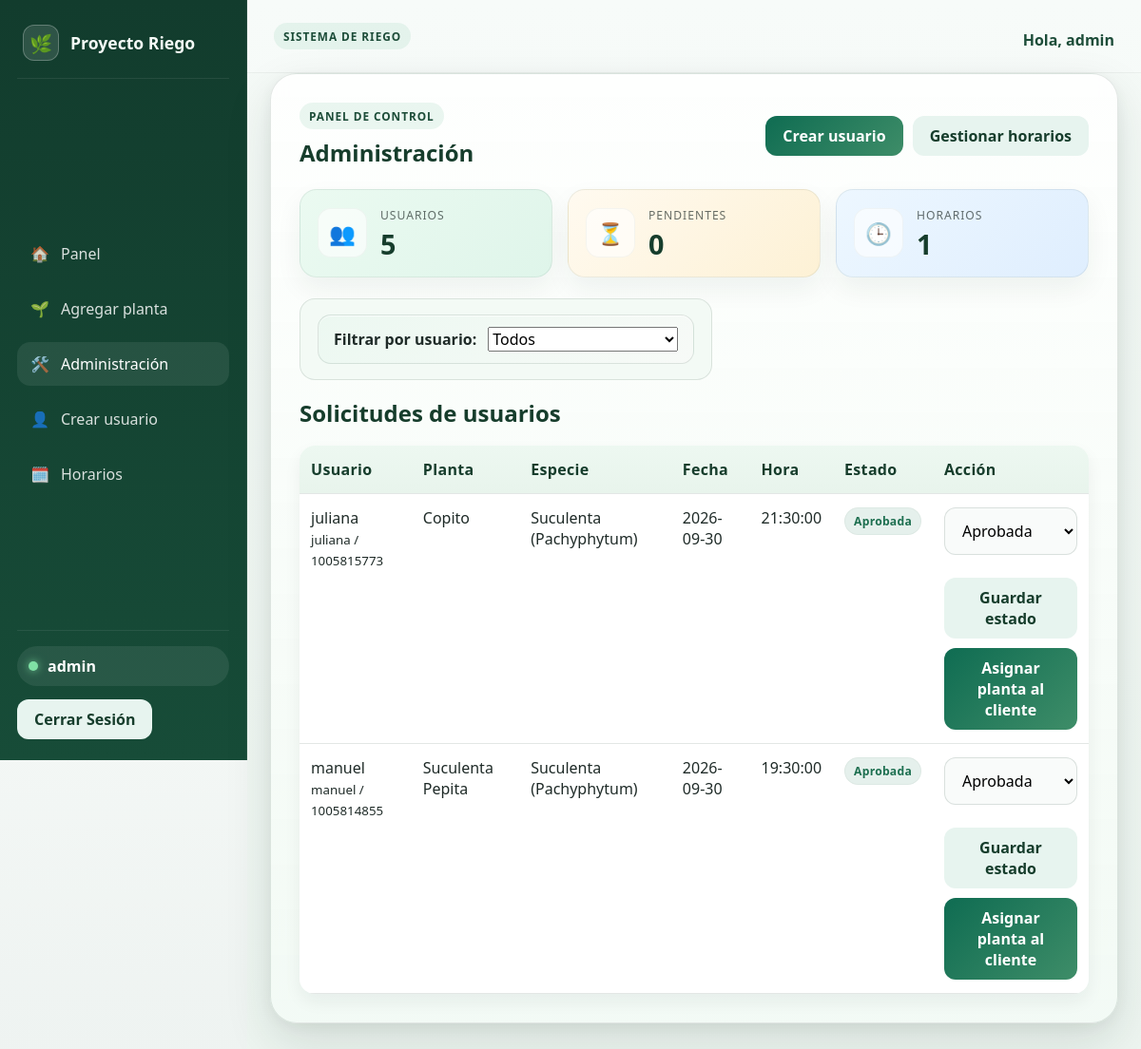
The page /admin-dashboard/ (signed in) on the database as committed earlier.
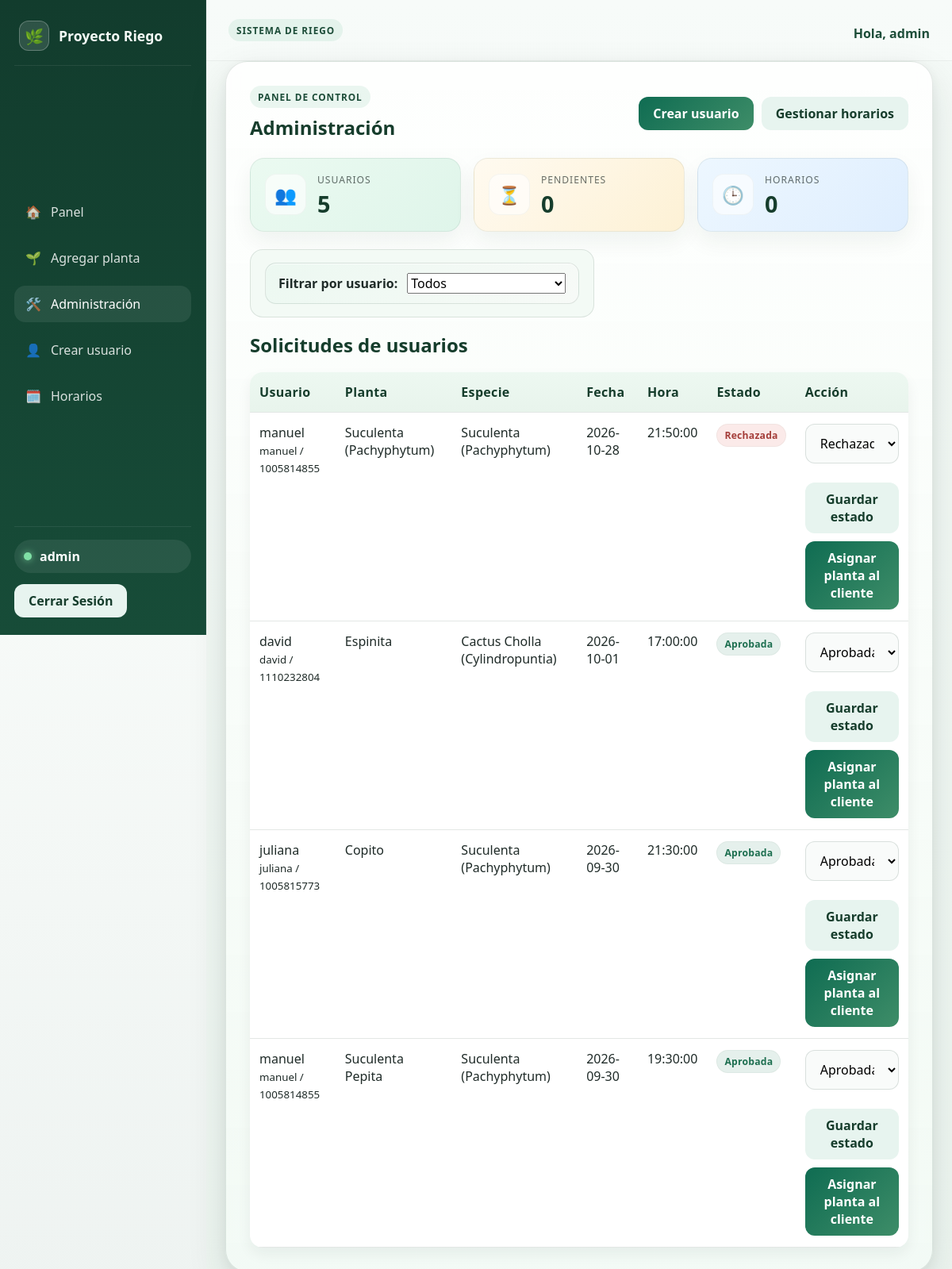
The same page on the database as committed later.
### riego/models.py (models this page shows, shortened)
class SolicitudPlanta(models.Model):
    class Estado(models.TextChoices):
        PENDIENTE = 'pendiente', 'Pendiente'
        APROBADA = 'aprobada', 'Aprobada'
        RECHAZADA = 'rechazada', 'Rechazada'
    usuario = models.ForeignKey(User, on_delete=models.CASCADE, related_name='solicitudes_plantas')
    especie = models.ForeignKey(Especie, on_delete=models.PROTECT)
    apodo = models.CharField(max_length=100, blank=True, help_text="Nombre con el que quieres identificar la planta")
    fecha_cita = models.DateField()
    hora_cita = models.TimeField()
    estado = models.CharField(max_length=20, choices=Estado.choices, default=Estado.PENDIENTE)
    created_at = models.DateTimeField(auto_now_add=True)

class PerfilUsuario(models.Model):
    user = models.OneToOneField(User, on_delete=models.CASCADE, related_name='perfil')
    nombre = models.CharField(max_length=120, blank=True)
    cedula = models.CharField(max_length=20, blank=True)

class Especie(models.Model):
    nombre = models.CharField(max_length=100, help_text="Ej: Tomate, Lechuga")
    foto = models.ImageField(upload_to='especies/', blank=True)

### riego/views.py (the view, shortened to what this page needs)
# urls.py: path('admin-dashboard/', views.admin_dashboard, name='admin_dashboard'),
@staff_member_required
@never_cache
def admin_dashboard(request):
    usuarios = User.objects.filter(is_staff=False).order_by('username')
    solicitudes = SolicitudPlanta.objects.select_related('usuario', 'especie').order_by('-created_at')
    usuario_filtro = request.GET.get('usuario')
    if usuario_filtro:
        solicitudes = solicitudes.filter(usuario_id=usuario_filtro)
    return render(request, 'riego/admin_dashboard.html', {
        'usuarios': usuarios,
        'solicitudes': solicitudes,
        'usuario_filtro': usuario_filtro,
        'total_usuarios': usuarios.count(),
        'solicitudes_pendientes': SolicitudPlanta.objects.filter(estado=SolicitudPlanta.Estado.PENDIENTE).count(),
        'horarios_disponibles': HorarioDisponible.objects.filter(disponible=True).count(),
    })

### riego/templates/riego/admin_dashboard.html (shortened to what this page needs)
{% extends 'riego/base.html' %}
{% block contenido %}
    <div class="page-card dashboard-shell">
        <div class="page-header dashboard-header">
            <div>
                <span class="section-tag">Panel de control</span>
                <h2>Administración</h2>
            </div>
            <div class="page-actions">
                <a class="btn btn-primary" href="{% url 'admin_crear_usuario' %}">Crear usuario</a>
                <a class="btn btn-secondary" href="{% url 'admin_horarios' %}">Gestionar horarios</a>
            </div>
        </div>
        <div class="stats-grid">
            <div class="stat-card stat-card-green">
                <div class="stat-icon">👥</div>
                <div>
                    <small>Usuarios</small>
                    <strong>{{ total_usuarios }}</strong>
                </div>
            </div>
            <div class="stat-card stat-card-amber">
                <div class="stat-icon">⏳</div>
                <div>
                    <small>Pendientes</small>
                    <strong>{{ solicitudes_pendientes }}</strong>
                </div>
            </div>
            <div class="stat-card stat-card-blue">
                <div class="stat-icon">🕒</div>
                <div>
                    <small>Horarios</small>
                    <strong>{{ horarios_disponibles }}</strong>
                </div>
            </div>
        </div>
        <div class="metric-row">
            <div class="card-mini">
                <form method="get" class="filter-box">
                    <label for="usuario"><strong>Filtrar por usuario:</strong></label>
                    <select name="usuario" id="usuario" onchange="this.form.submit()">
                        <option value="">Todos</option>
                    </select>
                </form>
            </div>
        </div>
        <h3 class="section-title">Solicitudes de usuarios</h3>
        {% if solicitudes %}
            <table class="data-table">
                <thead>
                    <tr>
                        <th>Usuario</th>
                        <th>Planta</th>
                        <th>Especie</th>
                        <th>Fecha</th>
                        <th>Hora</th>
                        <th>Estado</th>
                        <th>Acción</th>
                    </tr>
                </thead>
                <tbody>
                    {% for solicitud in solicitudes %}
                        <tr>
                            <td>
                                {{ solicitud.usuario.username }}<br>
                                <small>{{ solicitud.usuario.perfil.nombre|default:'Sin nombre' }} / {{ solicitud.usuario.perfil.cedula|default:'Sin cédula' }}</small>
                            </td>
                            <td>{{ solicitud.apodo|default:solicitud.especie.nombre }}</td>
                            <td>{{ solicitud.especie.nombre }}</td>
                            <td>{{ solicitud.fecha_cita|date:"Y-m-d" }}</td>
                            <td>{{ solicitud.hora_cita|time:"H:i:s" }}</td>
                            <td>
                                <span class="status-badge {% if solicitud.estado == 'pendiente' %}pending{% elif solicitud.estado == 'aprobada' %}approved{% else %}rejected{% endif %}">
                                    {{ solicitud.get_estado_display }}
                                </span>
                            </td>
                            <td>
                                <form method="post" class="form-layout">
                                    <select name="estado">
                                        <option value="aprobada" {% if solicitud.estado == 'aprobada' %}selected{% endif %}>Aprobada</option>
                                        <option value="rechazada" {% if solicitud.estado == 'rechazada' %}selected{% endif %}>Rechazada</option>
                                    </select>
                                    <div style="margin-top: 10px;">
                                        <button class="btn btn-secondary" type="submit">Guardar estado</button>
                                    </div>
                                </form>
                                <form method="post" style="margin-top: 10px;">
                                    <button class="btn btn-primary" type="submit">Asignar planta al cliente</button>
                                </form>
                            </td>
                        </tr>
                    {% endfor %}
                </tbody>
            </table>
        {% else %}
            <div class="empty-state">No hay solicitudes registradas.</div>
        {% endif %}
    </div>
{% endblock %}

### riego/templates/riego/base.html (shortened to what this page needs)
{% load static %}
<!DOCTYPE html>
<html lang="es">
<head>
    <link rel="stylesheet" href="{% static 'riego/css/styles.css' %}?v=3">
</head>
<body>
    <div class="app-shell {% if user.is_authenticated %}app-shell--dashboard{% endif %}">
        {% if user.is_authenticated %}
            <aside class="sidebar">
                <div class="sidebar-brand">
                    <span class="brand-mark">🌿</span>
                    <span>Proyecto Riego</span>
                </div>
                <nav class="sidebar-nav" aria-label="Navegación principal">
                    <a class="sidebar-link {% if request.resolver_match.url_name == 'panel' %}is-active{% endif %}" href="{% url 'panel' %}">
                        <span>🏠</span>
                        <span>Panel</span>
                    </a>
                    <a class="sidebar-link " href="{% if user.is_staff %}{% url 'admin_agregar_planta' %}{% else %}{% url 'nueva_planta' %}{% endif %}">
                        <span>🌱</span>
                        <span>Agregar planta</span>
                    </a>
                    {% if user.is_staff %}
                        <a class="sidebar-link {% if request.resolver_match.url_name == 'admin_dashboard' %}is-active{% endif %}" href="{% url 'admin_dashboard' %}">
                            <span>🛠️</span>
                            <span>Administración</span>
                        </a>
                        <a class="sidebar-link {% if request.resolver_match.url_name == 'admin_crear_usuario' %}is-active{% endif %}" href="{% url 'admin_crear_usuario' %}">
                            <span>👤</span>
                            <span>Crear usuario</span>
                        </a>
                        <a class="sidebar-link {% if request.resolver_match.url_name == 'admin_horarios' %}is-active{% endif %}" href="{% url 'admin_horarios' %}">
                            <span>🗓️</span>
                            <span>Horarios</span>
                        </a>
                    {% endif %}
                </nav>
                <div class="sidebar-footer">
                    <div class="user-pill">
                        <span class="user-dot"></span>
                        <span>{{ user.username }}</span>
                    </div>
                    <form class="logout-form" method="post" action="{% url 'logout' %}">
                        <button class="btn btn-secondary" type="submit">Cerrar Sesión</button>
                    </form>
                </div>
            </aside>
            <div class="main-panel">
                <header class="content-topbar">
                    <div>
                        <span class="section-tag">Sistema de riego</span>
                    </div>
                    <div class="content-topbar__meta">
                        <span>Hola, {{ user.username }}</span>
                    </div>
                </header>
        {% endif %}
        <main class="{% if user.is_authenticated %}page-content page-content--compact app-content-auth{% else %}page-content{% endif %}">
            {% block contenido %}{% endblock %}
        </main>
        {% if user.is_authenticated %}
            </div>
        {% endif %}
    </div>
</body>
</html>

Rows that differ between the two databases and show on the page:
added SolicitudPlanta: usuario.username "manuel", usuario.perfil.nombre "manuel", usuario.perfil.cedula "1005814855", apodo "Suculenta (Pachyphytum)", especie.nombre "Suculenta (Pachyphytum)", fecha_cita "2026-10-28", hora_cita "21:50:00", estado "Rechazada"
added SolicitudPlanta: usuario.username "david", usuario.perfil.nombre "david", usuario.perfil.cedula "1110232804", apodo "Espinita", especie.nombre "Cactus Cholla (Cylindropuntia)", fecha_cita "2026-10-01", hora_cita "17:00:00", estado "Aprobada"
Other text that changed with them:
{{ horarios_disponibles }}: "1" → "0"
